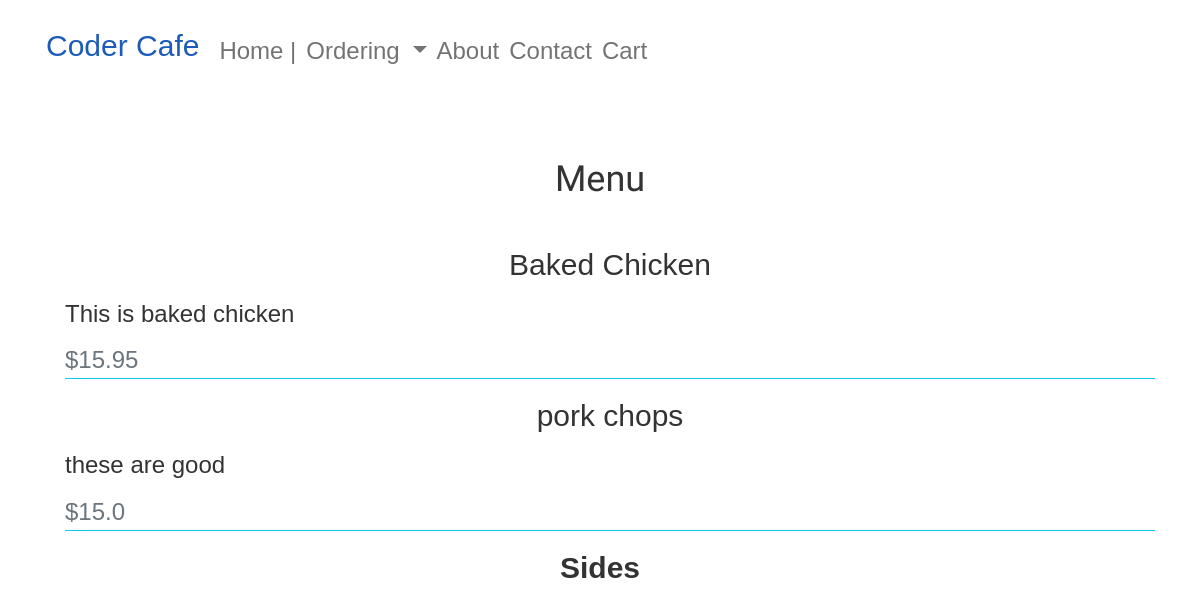
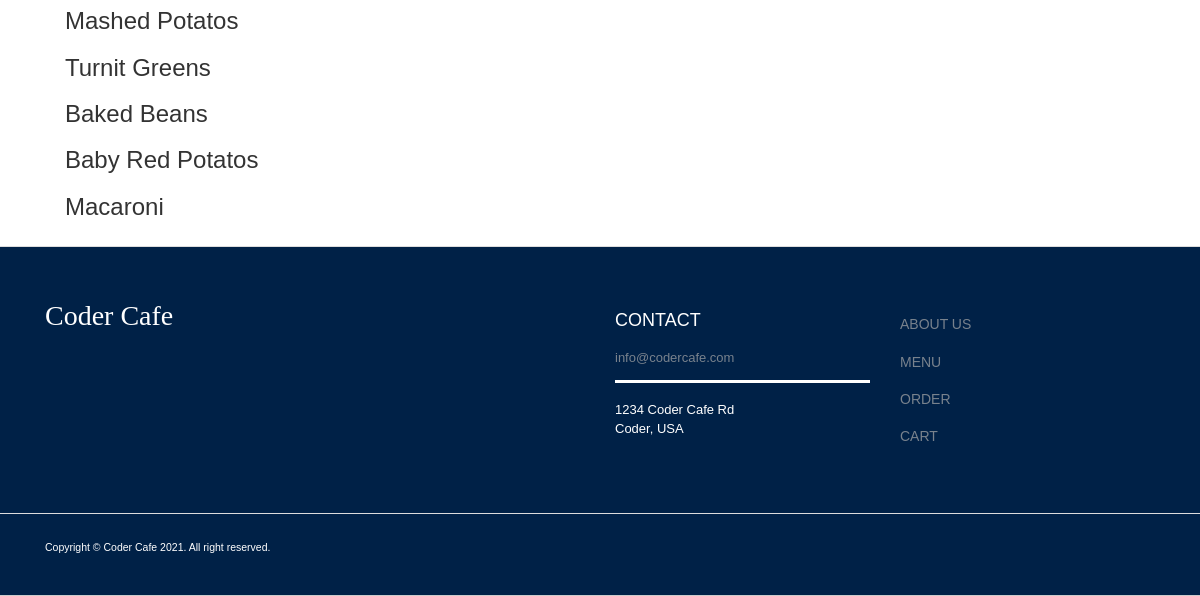
/menu/, run on an earlier commit of the app's database (2 pictures, top to bottom).
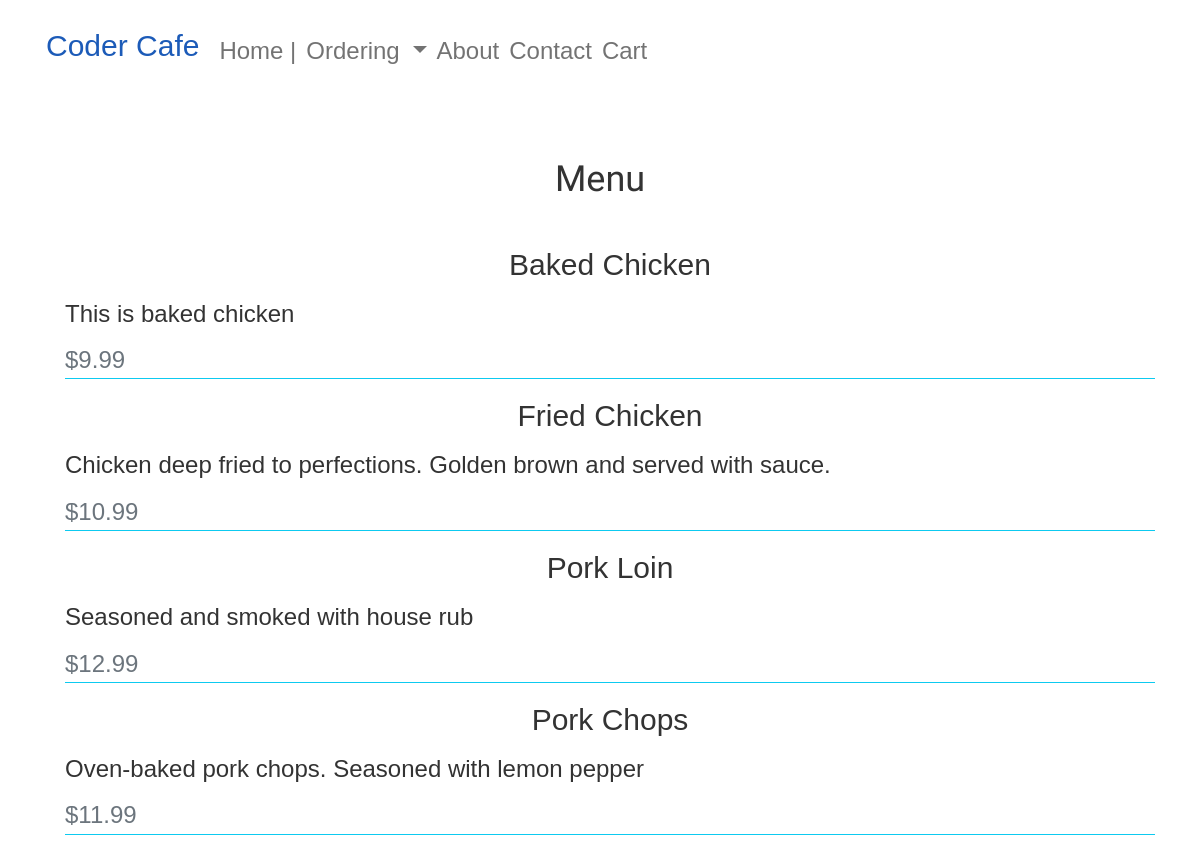
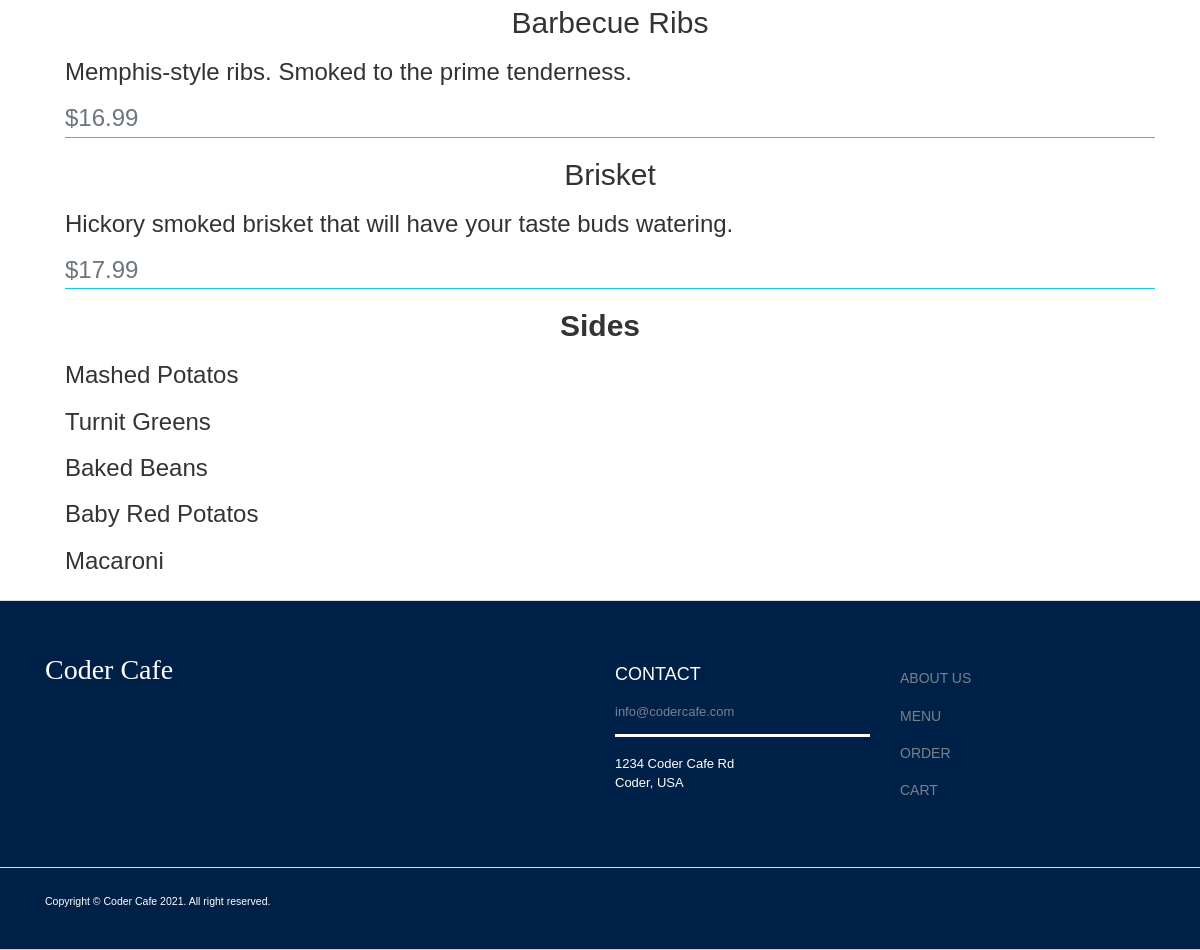
And on a later commit of the database (2 pictures, top to bottom).
### pages/models.py (models this page shows, shortened)
class Menu_Item(models.Model):
    name = models.CharField(max_length=200)
    description = models.TextField()
    price = models.FloatField()

### pages/views.py (the view)
# urls.py: path('menu/', views.menu, name='menu'),
def menu(request):
    if request.method == 'POST':
        name = request.POST.get('name')
        description = request.POST.get('description')
        price = request.POST.get('price')
        menu_data = Menu_Item(name=name, description=description,price=price)
        menu_data.save()
        menu = Menu_Item.objects.all()
        return render(request, "editmenu.html")
    else:
         menu = Menu_Item.objects.all()
         return render(request, "menu.html", {'menu': menu})
    menu = Menu_Item.objects.all()
    return render(request, "menu.html", {'menu': menu} )

### pages/templates/menu.html
{% extends 'base.html' %}
{% block content %}
    <div class="container">
        <h1 class="text-center page-title">Menu</h1>
            {% for item in menu %}
                <ul>
                    <li>
                        <div class="border-bottom border-info">
                            <h2 class="card-title text-center pl-3">{{item.name}}</h2>
                            <h3 class="menu-card-text">{{item.description}}</h3>
                            <h3 class="menu-card-subtitle mb-2 text-muted ">${{item.price}}</h3>
                        </div>
                    </li>
                </ul>
            {% endfor %}
            <div>
                <h2 class="text-center"><strong>Sides</strong></h2>
                <ul>
                    <li>
                        <div>
                            <h3>Mashed Potatos</h3>
                            <h3>Turnit Greens</h3>
                            <h3>Baked Beans</h3>
                            <h3>Baby Red Potatos</h3>
                            <h3>Macaroni</h3>
                        </div>
                    </li>
                </ul>
            </div>
    </div>
{% endblock %}

### pages/templates/base.html (shortened to what this page needs)
<!doctype html>
{% load static %}
<html lang="en">
  <head>
    <link href="https://cdn.jsdelivr.net/npm/bootstrap@5.0.0-beta3/dist/css/bootstrap.min.css" rel="stylesheet">
    <link rel="stylesheet" href="https://maxcdn.bootstrapcdn.com/bootstrap/3.4.1/css/bootstrap.min.css">
    <link rel="stylesheet" href="https://cdnjs.cloudflare.com/ajax/libs/font-awesome/4.7.0/css/font-awesome.min.css">
    <link rel="stylesheet" href="{% static 'styles/invoice.css' %}">
    <link rel="stylesheet" href="{% static 'styles/styles.css' %}">
    <link rel="stylesheet" href="{% static 'styles/contact.css' %}">
    <link rel="stylesheet" href="{% static 'styles/home.css' %}">
    <link rel="stylesheet" href="{% static 'styles/header.css' %}">
    <link rel="stylesheet" href="{% static 'styles/card.css' %}">
    <link rel="stylesheet" href="{% static 'styles/menu.css' %}">
  </head>
  <body class="holder">
    <header class="header container">
        <nav class="navbar navbar-expand-lg navbar-light bg-white">
            <a class=" brand text-decoration-none " href="{% url 'home' %}">Coder Cafe</a>
            <div class="collapse navbar-collapse" id="navbarNavDropdown">
                <ul class="navbar-nav mr-auto">
                    <li class="nav-item active">
                        <a class="nav-link h3 "  href="{% url 'home' %}">Home |<span class="sr-only">(current)</span></a>
                    </li>
                    <li class="nav-item dropdown text-decoration-none">
                        <a class="nav-link dropdown-toggle h3" href="#" id="navbarDropdown" role="button" data-toggle="dropdown" aria-haspopup="true" aria-expanded="false">
                          Ordering
                        </a>
                        </li>
                    <li class="nav-item">
                        <a class="nav-link h3"  href="{% url 'about' %}">About</a>
                    </li>
                    <li class="nav-item">
                        <a class="nav-link h3"  href="{% url 'contact' %}">Contact</a>
                    </li>
                    <li class="nav-item">
                        <a class="nav-link h3"  href="{% url 'cart' %}">Cart</a>
                    </li>
              </ul>
            </div>
          </nav>
    </header>
    <footer >
        <div class="footer" id="footer">
            <div class="container">
                <div class="row ">
                    <div class="col-lg-6 col-md-6 col-sm-6 col-xs-6">
                        <h4> Coder Cafe </h4>
                    </div>
                    <div class="col-lg-3 col-sm-2 col-xs-3">
                        <h3><a class="text-white" href="{% url 'contact' %}" style="margin-top: 5em">Contact </a> </h3>
                        <ul>
                            <li><a class="email"href="#"> info@codercafe.com </a></li>
                            <br/>
                            <li> <p> 1234 Coder Cafe Rd </p> </li>
                            <li> <p> Coder, USA </p> </li>
                        </ul>
                    </div>
                    <div class="col-lg-3 col-sm-2 col-xs-3">
                        <ul>
                            <li> <h5> <a href="{% url 'about' %}" style="margin-top: 5em"> ABOUT US</a> <h5></li>
                            <li> <h5><a href="{% url 'menu' %}"> MENU </a> <h5></li>
                            <li> <h5><a href="{% url 'order' %}"> ORDER</a> <h5></li>
                            <li> <h5><a href="{% url 'cart' %}"> CART </a> <h5></li>
                        </ul>
                    </div>
            </div>
        </div>
        <div class="footer-bottom">
            <div class="container">
                <p class="pull-left copyright"> Copyright © Coder Cafe 2021. All right reserved. </p>
            </div>
        </div>
    </footer>
      <div class="second-row">
        {% block content %}
        {% endblock %}
      </div>
  </body>
</html>

### static/styles/invoice.css (style rules this page uses)
.page-title { font-family: 'Acme', sans-serif; }

### static/styles/styles.css (style rules this page uses)
* { box-sizing: border-box; font-family: sans-serif; margin: 0; padding: 0; color: #333; }
body { height: 100vh; display: flex; flex-direction: column; align-items: stretch; font-family: 'Roboto', sans-serif; }
.holder { margin: 0; display: grid; grid-template-columns: auto; min-height: 100%; grid-template-rows: .2fr 3fr .25fr; }
.brand { font-size: 3rem ; margin-right: auto; margin-left: auto; color: rgb(28, 91, 184); text-decoration: none; }
.page-title { margin: 6vh 0; }
ul { list-style-type: none; }
.footer { background: #002147; height: auto; padding-bottom: 30px; position: relative; width: 100%; border-bottom: 1px solid #CCCCCC; border-top: 1px solid #DDDDDD; }
.footer p { margin: 0; }
.footer h3 { color: white; font-size: 18px; font-weight: 600; line-height: 27px; padding: 40px 0 0px; text-transform: uppercase; margin-bottom: 15px; }
.footer h4 { color: white; font-size: 2em; font-weight: 600; line-height: 38px; padding: 40px 0 10px; font-family: cursive; font-weight: lighter }
.footer ul { font-size: 13px; list-style-type: none; margin-left: 0; padding-left: 0; margin-top: 0px; color: #7F8C8D; padding: 0 0 8px 0; }
.email { border-bottom: 3px solid #fff; }
footer { grid-column: 1/ -1; grid-row: 3; }
.footer ul li a { padding: 0 0 12px 0; display: block; }
.footer a { color: white; font-weight: lighter; }
.footer p { color: white; font-weight: lighter; }
.footer a { color: #78828D }
.footer-bottom { margin-top: 2em; border-top: 1px solid #DDDDDD; padding-top: 20px; padding-bottom: 10px; }
.footer-bottom p.pull-left { padding-top: 6px; font-size: 0.75em }
footer { margin-top: 2vh; }

What changed in the data, as far as the page shows it:
removed Menu_Item: name "pork chops", description "these are good", price "15.0"
changed Menu_Item "Baked Chicken": price "15.95" → "9.99"
added Menu_Item: name "Fried Chicken", description "Chicken deep fried to perfections. Golden brown and served with sauce.", price "10.99"
added Menu_Item: name "Pork Loin", description "Seasoned and smoked with house rub", price "12.99"
added Menu_Item: name "Pork Chops", description "Oven-baked pork chops. Seasoned with lemon pepper", price "11.99"
added Menu_Item: name "Barbecue Ribs", description "Memphis-style ribs. Smoked to the prime tenderness.", price "16.99"
added Menu_Item: name "Brisket", description "Hickory smoked brisket that will have your taste buds watering.", price "17.99"
